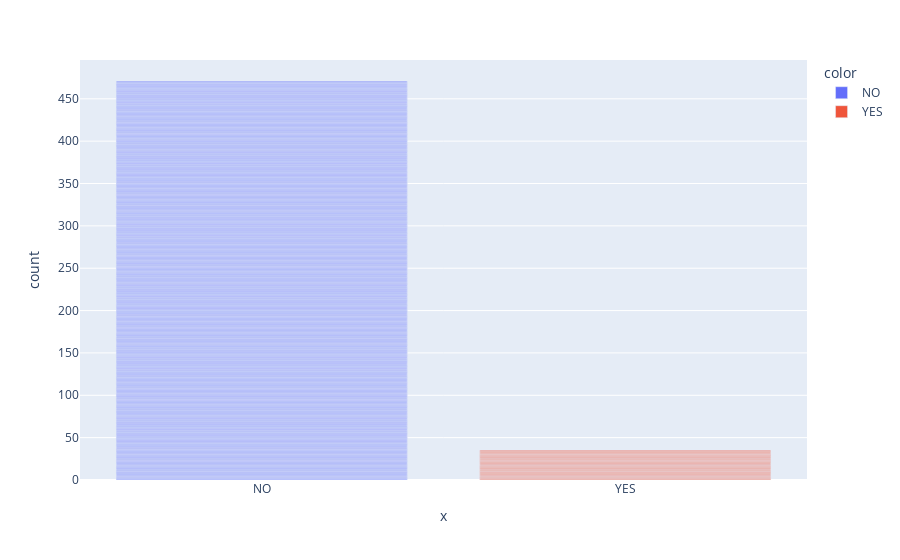

Notebook code cell kept with this figure:
### Markdown cell above
#### Next to the River? ⛵️

**Challenge**

Create a bar chart with plotly for CHAS to show many more homes are away from the river versus next to it. The bar chart should look something like this:

<img src=https://i.imgur.com/AHwoQ6l.png height=350>

You can make your life easier by providing a list of values for the x-axis (e.g., `x=['No', 'Yes']`)

### Code cell
chas_data = where(data.CHAS == 1, "YES","NO")
px.bar(x = chas_data,color=chas_data)

### Figure 1 — Plotly figure (JSON) as saved in the notebook; plotly's stock layout.template omitted (floating-point values rounded to 4 significant figures; data arrays with more than 128 entries replaced by an {"elided": "..."} marker saying what was removed)
{"data": [{"alignmentgroup": "True", "hovertemplate": "color=NO<br>x=%{x}<br>count=%{y}<extra></extra>", "legendgroup": "NO", "marker": {"color": "#636efa", "pattern": {"shape": ""}}, "name": "NO", "offsetgroup": "NO", "orientation": "v", "showlegend": true, "textposition": "auto", "type": "bar", "x": {"elided": "471 str values"}, "xaxis": "x", "y": {"elided": "471 int values"}, "yaxis": "y"}, {"alignmentgroup": "True", "hovertemplate": "color=YES<br>x=%{x}<br>count=%{y}<extra></extra>", "legendgroup": "YES", "marker": {"color": "#EF553B", "pattern": {"shape": ""}}, "name": "YES", "offsetgroup": "YES", "orientation": "v", "showlegend": true, "textposition": "auto", "type": "bar", "x": ["YES", "YES", "YES", "YES", "YES", "YES", "YES", "YES", "YES", "YES", "YES", "YES", "YES", "YES", "YES", "YES", "YES", "YES", "YES", "YES", "YES", "YES", "YES", "YES", "YES", "YES", "YES", "YES", "YES", "YES", "YES", "YES", "YES", "YES", "YES"], "xaxis": "x", "y": [1, 1, 1, 1, 1, 1, 1, 1, 1, 1, 1, 1, 1, 1, 1, 1, 1, 1, 1, 1, 1, 1, 1, 1, 1, 1, 1, 1, 1, 1, 1, 1, 1, 1, 1], "yaxis": "y"}], "layout": {"barmode": "relative", "legend": {"title": {"text": "color"}, "tracegroupgap": 0}, "margin": {"t": 60}, "xaxis": {"anchor": "y", "domain": [0, 1], "title": {"text": "x"}}, "yaxis": {"anchor": "x", "domain": [0, 1], "title": {"text": "count"}}}}
